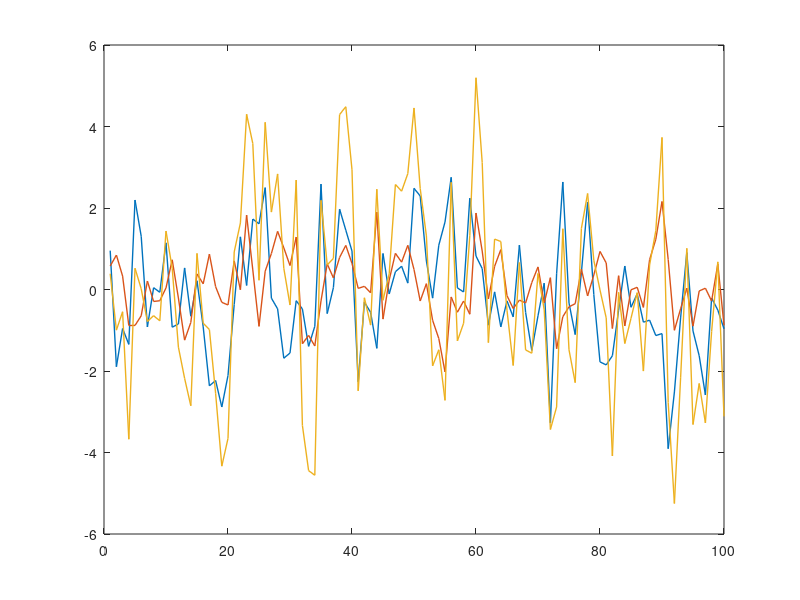
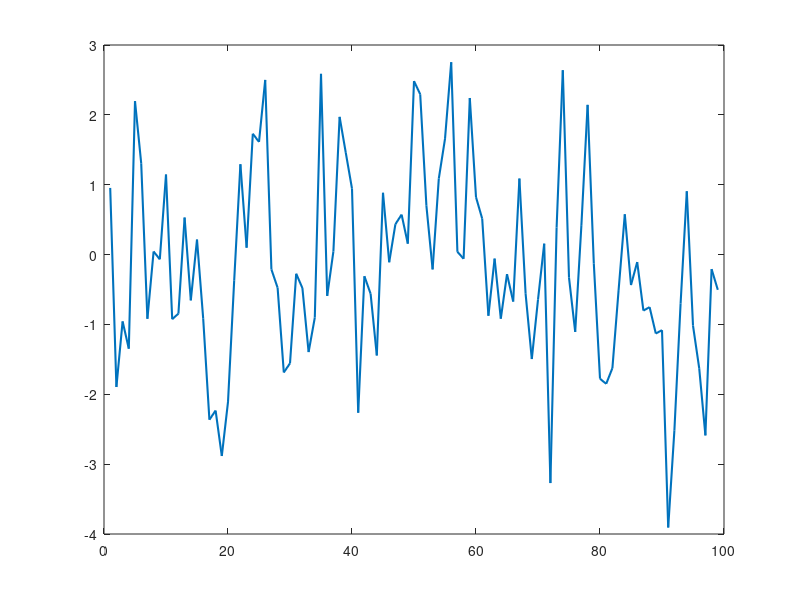

These charts were generated, in order, by the following MATLAB code:
clear 
clc
close all
%definisco l'ordine del sistema
n=3;
%definisco la matrice dinamica A
A=[0.3 0 0; 0 0.25 0; 0 0 0.33];
%calcolo gli autovalori di A
autovalori_A=eig(A);
%definisco il numero di ingressi
m=2;
%definisco le matrici di ingresso e uscita B e C
B=randn(n,m);
C=[1 0 0];
%definisco il tempo di simulazione
T=100;
%preallocazione dello stato
x=zeros(n,T);
%condizione iniziale
x=rand(n,1);

for k=1:T-1
    x(:,k+1)=A*x(:,k)+B*randn(m,1);
    y(:,k)=C*x(:,k);
end

%grafico
figure(1)
plot(x','LineWidth',1)
figure(2)
plot(y,'LineWidth',1.5)
